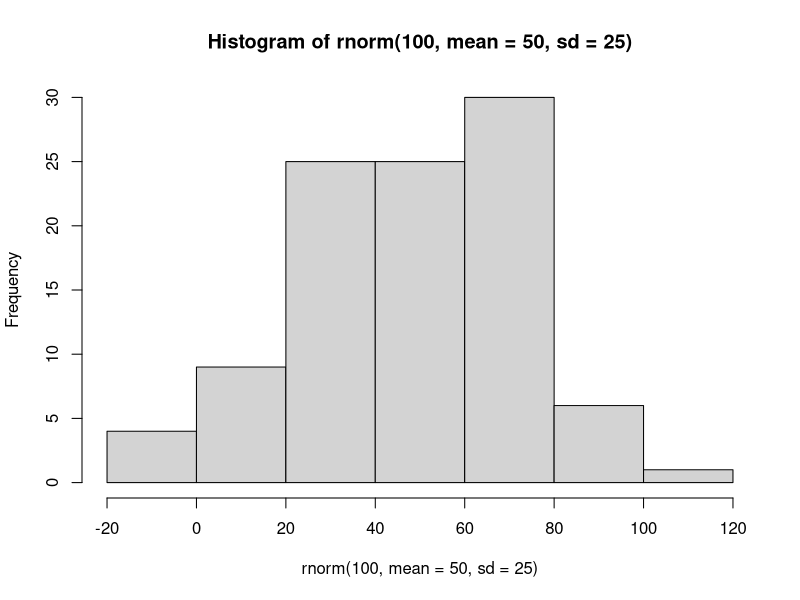
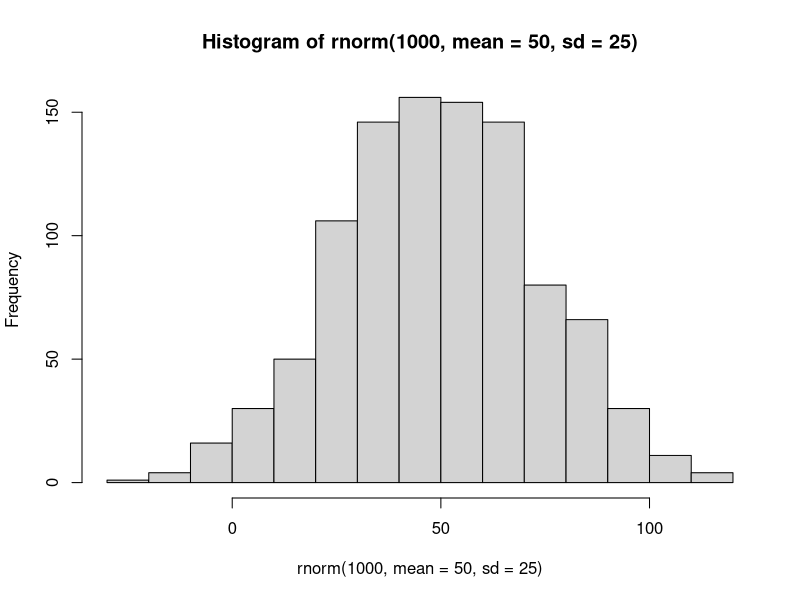

Generate these figures, in order, with R:
## ---- chunk 1
pnorm(175, mean = 168, sd = 9, lower.tail = FALSE)
## ---- chunk 2
pnorm(28, mean = 33, sd = 5.5, lower.tail = TRUE)
## ---- chunk 3
pnorm(25, mean = 24, sd = 5) - pnorm(18, mean = 24, sd = 5)
## ---- chunk 4
qnorm(0.99)
## ---- chunk 5
qnorm(0.95)
## ---- chunk 6
set.seed(12345)
rnorm(5, mean = 10, sd = 2)
## ---- chunk 7
rnorm(1000, mean = 50, sd = 5)
## ---- chunk 8
rnorm(1000, mean = 50, sd = 25)
## ---- chunk 9
hist(rnorm(100, mean = 50, sd = 25))
hist(rnorm(1000, mean = 50, sd = 25))
